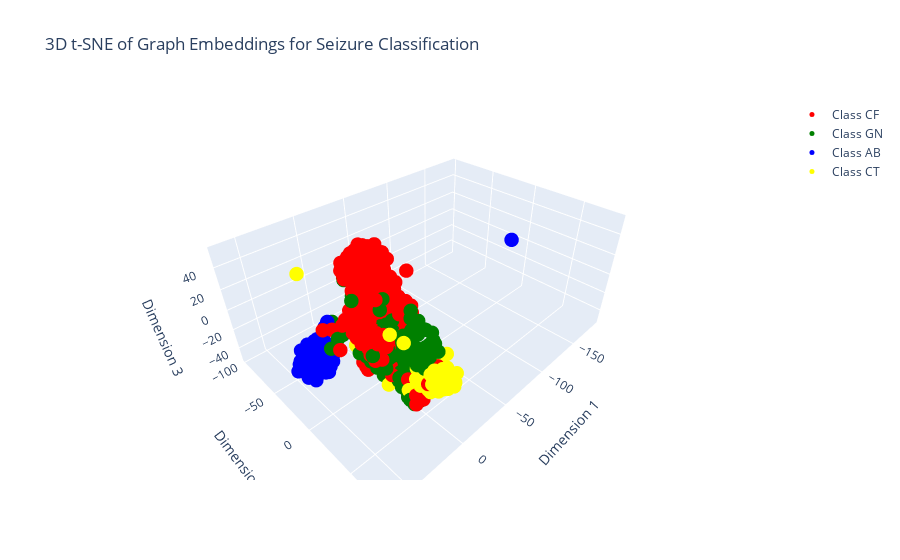

Notebook cell for this chart:
### Code cell
from sklearn.manifold import TSNE
import numpy as np
import plotly.graph_objects as go

# Assuming you've defined graph_embeddings_all_classes and other variables as before...

# Step 1: Combine all the embeddings and create a label vector
all_embeddings = np.concatenate(graph_embeddings_all_classes, axis=0)

class_labels = ['CF', 'GN', 'AB', 'CT']
labels = np.concatenate([
    np.full(len(graph_embeddings_all_classes[i]), class_labels[i])
    for i in range(len(graph_embeddings_all_classes))
])

# Step 2: Perform t-SNE with 3 components for 3D visualization
tsne = TSNE(n_components=3, random_state=0)
reduced_embeddings = tsne.fit_transform(all_embeddings)

# Step 3: Scatter plot in 3D using Plotly
trace_list = []

colors = ['red', 'green', 'blue', 'yellow']

for i, color in enumerate(colors):
    idx = labels == class_labels[i]
    trace = go.Scatter3d(
        x=reduced_embeddings[idx, 0],
        y=reduced_embeddings[idx, 1],
        z=reduced_embeddings[idx, 2],
        mode='markers',
        marker=dict(
            color=color,
            size=5  # Adjust size if needed
        ),
        name=f'Class {class_labels[i]}'
    )
    trace_list.append(trace)

layout = go.Layout(
    title='3D t-SNE of Graph Embeddings for Seizure Classification',
    scene=dict(
        xaxis=dict(title='Dimension 1'),
        yaxis=dict(title='Dimension 2'),
        zaxis=dict(title='Dimension 3')
    )
)

fig = go.Figure(data=trace_list, layout=layout)

# Show the figure in the browser
fig.show()

# Save the figure
fig.write_html('./analysis/figures/interpretability/3d_neurognn_tsne_graph_embeddings.html')
